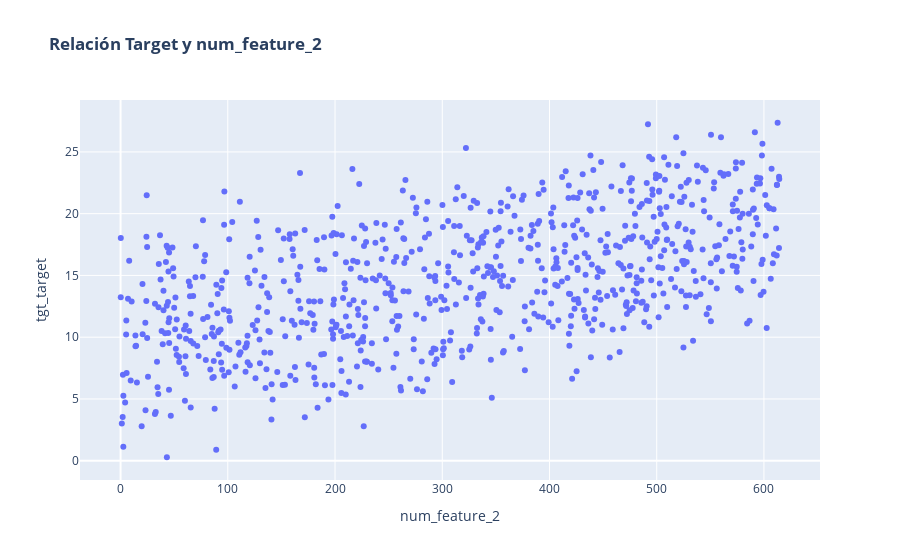
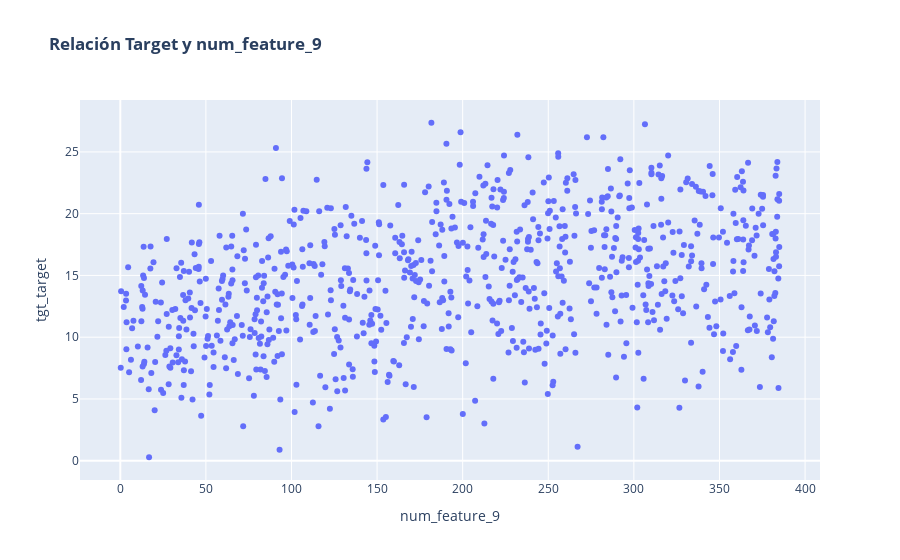
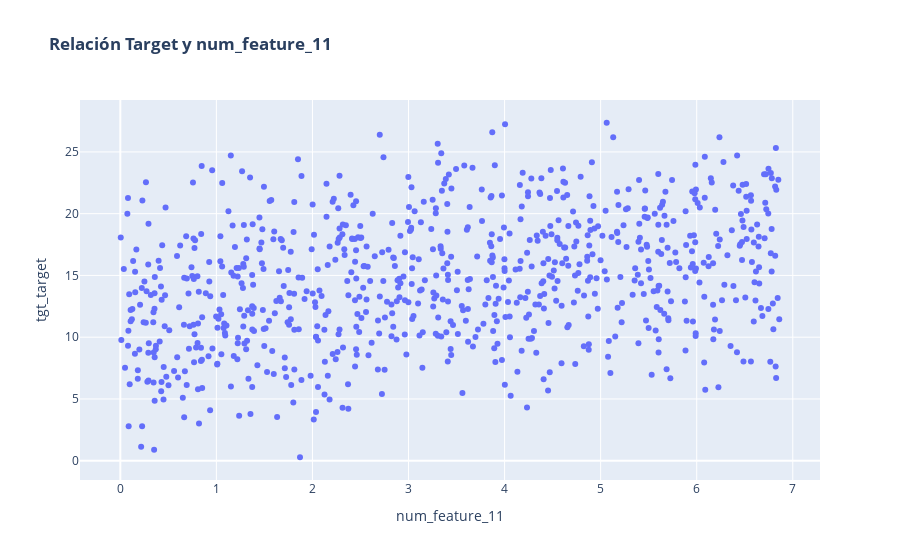
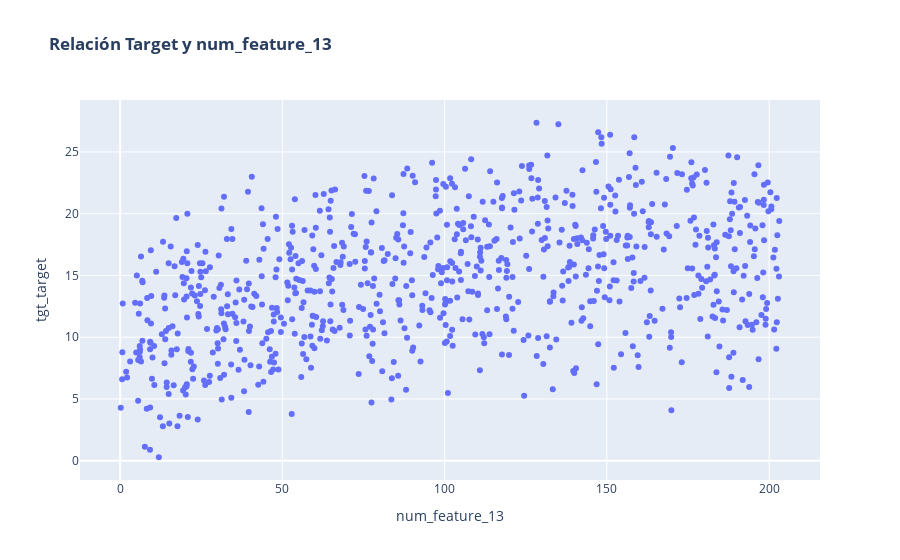

Source (notebook cell) for these figures, in order:
### Code cell
cols_corr_lineal_high = ['num_feature_2', 'num_feature_9', 'num_feature_11', 'num_feature_13']
for col in cols_corr_lineal_high:
    fig = px.scatter(df, 
               x=col, 
               y="tgt_target",
               title=f"<b> Relación Target y {col}</b>"
               )
    fig.show()

### Figure 1 — Plotly figure (JSON) as saved in the notebook; plotly's stock layout.template omitted (floating-point values rounded to 4 significant figures; data arrays with more than 128 entries replaced by an {"elided": "..."} marker saying what was removed)
{"data": [{"hovertemplate": "num_feature_2=%{x}<br>tgt_target=%{y}<extra></extra>", "legendgroup": "", "marker": {"color": "#636efa", "symbol": "circle"}, "mode": "markers", "name": "", "orientation": "v", "showlegend": false, "type": "scatter", "x": {"elided": "800 float values"}, "xaxis": "x", "y": {"elided": "800 float values"}, "yaxis": "y"}], "layout": {"legend": {"tracegroupgap": 0}, "title": {"text": "<b> Relación Target y num_feature_2</b>"}, "xaxis": {"anchor": "y", "domain": [0, 1], "title": {"text": "num_feature_2"}}, "yaxis": {"anchor": "x", "domain": [0, 1], "title": {"text": "tgt_target"}}}}

### Figure 2 — Plotly figure (JSON) as saved in the notebook; plotly's stock layout.template omitted (floating-point values rounded to 4 significant figures; data arrays with more than 128 entries replaced by an {"elided": "..."} marker saying what was removed)
{"data": [{"hovertemplate": "num_feature_9=%{x}<br>tgt_target=%{y}<extra></extra>", "legendgroup": "", "marker": {"color": "#636efa", "symbol": "circle"}, "mode": "markers", "name": "", "orientation": "v", "showlegend": false, "type": "scatter", "x": {"elided": "800 float values"}, "xaxis": "x", "y": {"elided": "800 float values"}, "yaxis": "y"}], "layout": {"legend": {"tracegroupgap": 0}, "title": {"text": "<b> Relación Target y num_feature_9</b>"}, "xaxis": {"anchor": "y", "domain": [0, 1], "title": {"text": "num_feature_9"}}, "yaxis": {"anchor": "x", "domain": [0, 1], "title": {"text": "tgt_target"}}}}

### Figure 3 — Plotly figure (JSON) as saved in the notebook; plotly's stock layout.template omitted (floating-point values rounded to 4 significant figures; data arrays with more than 128 entries replaced by an {"elided": "..."} marker saying what was removed)
{"data": [{"hovertemplate": "num_feature_11=%{x}<br>tgt_target=%{y}<extra></extra>", "legendgroup": "", "marker": {"color": "#636efa", "symbol": "circle"}, "mode": "markers", "name": "", "orientation": "v", "showlegend": false, "type": "scatter", "x": {"elided": "800 float values"}, "xaxis": "x", "y": {"elided": "800 float values"}, "yaxis": "y"}], "layout": {"legend": {"tracegroupgap": 0}, "title": {"text": "<b> Relación Target y num_feature_11</b>"}, "xaxis": {"anchor": "y", "domain": [0, 1], "title": {"text": "num_feature_11"}}, "yaxis": {"anchor": "x", "domain": [0, 1], "title": {"text": "tgt_target"}}}}

### Figure 4 — Plotly figure (JSON) as saved in the notebook; plotly's stock layout.template omitted (floating-point values rounded to 4 significant figures; data arrays with more than 128 entries replaced by an {"elided": "..."} marker saying what was removed)
{"data": [{"hovertemplate": "num_feature_13=%{x}<br>tgt_target=%{y}<extra></extra>", "legendgroup": "", "marker": {"color": "#636efa", "symbol": "circle"}, "mode": "markers", "name": "", "orientation": "v", "showlegend": false, "type": "scatter", "x": {"elided": "800 float values"}, "xaxis": "x", "y": {"elided": "800 float values"}, "yaxis": "y"}], "layout": {"legend": {"tracegroupgap": 0}, "title": {"text": "<b> Relación Target y num_feature_13</b>"}, "xaxis": {"anchor": "y", "domain": [0, 1], "title": {"text": "num_feature_13"}}, "yaxis": {"anchor": "x", "domain": [0, 1], "title": {"text": "tgt_target"}}}}
